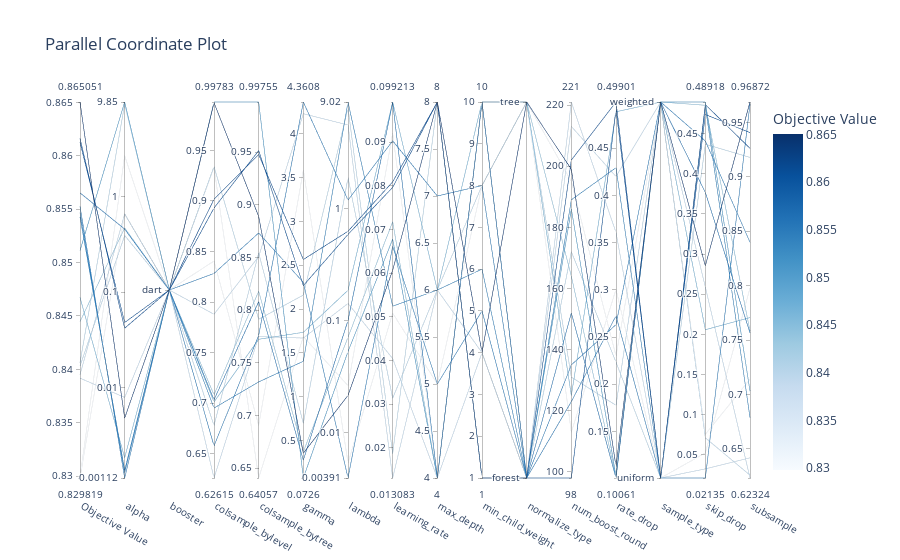

Notebook code cell kept with this figure:
### Code cell
visualizations['parallel_coordinate']

### Figure 1 — Plotly figure (JSON) as saved in the notebook; plotly's stock layout.template omitted (floating-point values rounded to 4 significant figures)
{"data": [{"dimensions": [{"label": "Objective Value", "range": [0.8298, 0.8651], "values": [0.8406, 0.8543, 0.8547, 0.8403, 0.8553, 0.8299, 0.8395, 0.8392, 0.8298, 0.8467, 0.8565, 0.8445, 0.8511, 0.8613, 0.8616, 0.8651]}, {"label": "alpha", "range": [-2.951, 0.9933], "ticktext": ["0.00112", "0.01", "0.1", "1", "9.85"], "tickvals": [-2.951, -2, -1, 0, 0.9933], "values": [0.9711, -2.869, -2.895, -0.4068, -2.951, 0.4296, -0.1811, -2.106, -0.1787, -2.738, -0.3401, -0.3281, 0.9933, -1.319, -1.38, -2.322]}, {"label": "booster", "range": [0, 0], "ticktext": ["dart"], "tickvals": [0], "values": [0, 0, 0, 0, 0, 0, 0, 0, 0, 0, 0, 0, 0, 0, 0, 0]}, {"label": "colsample_bylevel", "range": [0.6262, 0.9978], "values": [0.9341, 0.6953, 0.8283, 0.678, 0.6579, 0.9331, 0.788, 0.6262, 0.8406, 0.7013, 0.7034, 0.7084, 0.9978, 0.893, 0.9018, 0.9972]}, {"label": "colsample_bytree", "range": [0.6406, 0.9976], "values": [0.7913, 0.7318, 0.8732, 0.8542, 0.7759, 0.6406, 0.8508, 0.7749, 0.6906, 0.7723, 0.808, 0.8178, 0.9976, 0.9514, 0.9477, 0.8889]}, {"label": "gamma", "range": [0.07265, 4.361], "values": [2.159, 1.404, 2.304, 0.697, 4.361, 1.685, 4.227, 1.669, 3.585, 1.734, 0.2766, 0.3735, 0.07265, 2.267, 2.565, 0.3556]}, {"label": "lambda", "range": [-2.408, 0.9552], "ticktext": ["0.00391", "0.01", "0.1", "1", "9.02"], "tickvals": [-2.408, -2, -1, 0, 0.9552], "values": [0.9033, 0.9552, -2.408, 0.2789, 0.07779, -1.582, 0.7496, -0.8465, -2.273, -0.7281, -0.9994, -1.148, -1.276, -0.229, -0.2011, -1.669]}, {"label": "learning_rate", "range": [0.01308, 0.09921], "values": [0.01866, 0.05244, 0.06614, 0.03135, 0.09031, 0.09206, 0.01308, 0.04044, 0.05086, 0.09921, 0.09913, 0.07177, 0.06781, 0.07966, 0.08092, 0.06067]}, {"label": "max_depth", "range": [4, 8], "values": [8, 6, 5, 6, 7, 4, 6, 4, 5, 6, 4, 4, 4, 8, 8, 8]}, {"label": "min_child_weight", "range": [1, 10], "values": [1, 6, 5, 8, 8, 10, 4, 4, 8, 10, 10, 10, 10, 1, 1, 4]}, {"label": "normalize_type", "range": [0, 1], "ticktext": ["forest", "tree"], "tickvals": [0, 1], "values": [0, 0, 0, 1, 0, 1, 0, 0, 1, 1, 0, 1, 0, 0, 0, 1]}, {"label": "num_boost_round", "range": [98, 221], "values": [172, 189, 135, 131, 123, 195, 213, 221, 113, 125, 152, 164, 186, 98, 202, 199]}, {"label": "rate_drop", "range": [0.1006, 0.499], "values": [0.2234, 0.4294, 0.2631, 0.1776, 0.2724, 0.2298, 0.42, 0.3608, 0.3004, 0.4886, 0.1006, 0.1017, 0.102, 0.4915, 0.499, 0.1127]}, {"label": "sample_type", "range": [0, 1], "ticktext": ["uniform", "weighted"], "tickvals": [0, 1], "values": [0, 0, 1, 1, 0, 1, 1, 0, 0, 1, 1, 1, 1, 0, 0, 1]}, {"label": "skip_drop", "range": [0.02135, 0.4892], "values": [0.4367, 0.4838, 0.4407, 0.07132, 0.02135, 0.07576, 0.259, 0.03269, 0.05256, 0.2058, 0.3767, 0.4851, 0.4892, 0.4736, 0.4859, 0.2855]}, {"label": "subsample", "range": [0.6232, 0.9687], "values": [0.9178, 0.6788, 0.8399, 0.6259, 0.9668, 0.7141, 0.6232, 0.6418, 0.7978, 0.7706, 0.7566, 0.7582, 0.703, 0.9406, 0.9261, 0.9687]}], "labelangle": 30, "labelside": "bottom", "line": {"color": [0.8406, 0.8543, 0.8547, 0.8403, 0.8553, 0.8299, 0.8395, 0.8392, 0.8298, 0.8467, 0.8565, 0.8445, 0.8511, 0.8613, 0.8616, 0.8651], "colorbar": {"title": {"text": "Objective Value"}}, "colorscale": [[0, "rgb(247,251,255)"], [0.125, "rgb(222,235,247)"], [0.25, "rgb(198,219,239)"], [0.375, "rgb(158,202,225)"], [0.5, "rgb(107,174,214)"], [0.625, "rgb(66,146,198)"], [0.75, "rgb(33,113,181)"], [0.875, "rgb(8,81,156)"], [1, "rgb(8,48,107)"]], "reversescale": false, "showscale": true}, "type": "parcoords"}], "layout": {"title": {"text": "Parallel Coordinate Plot"}}}
